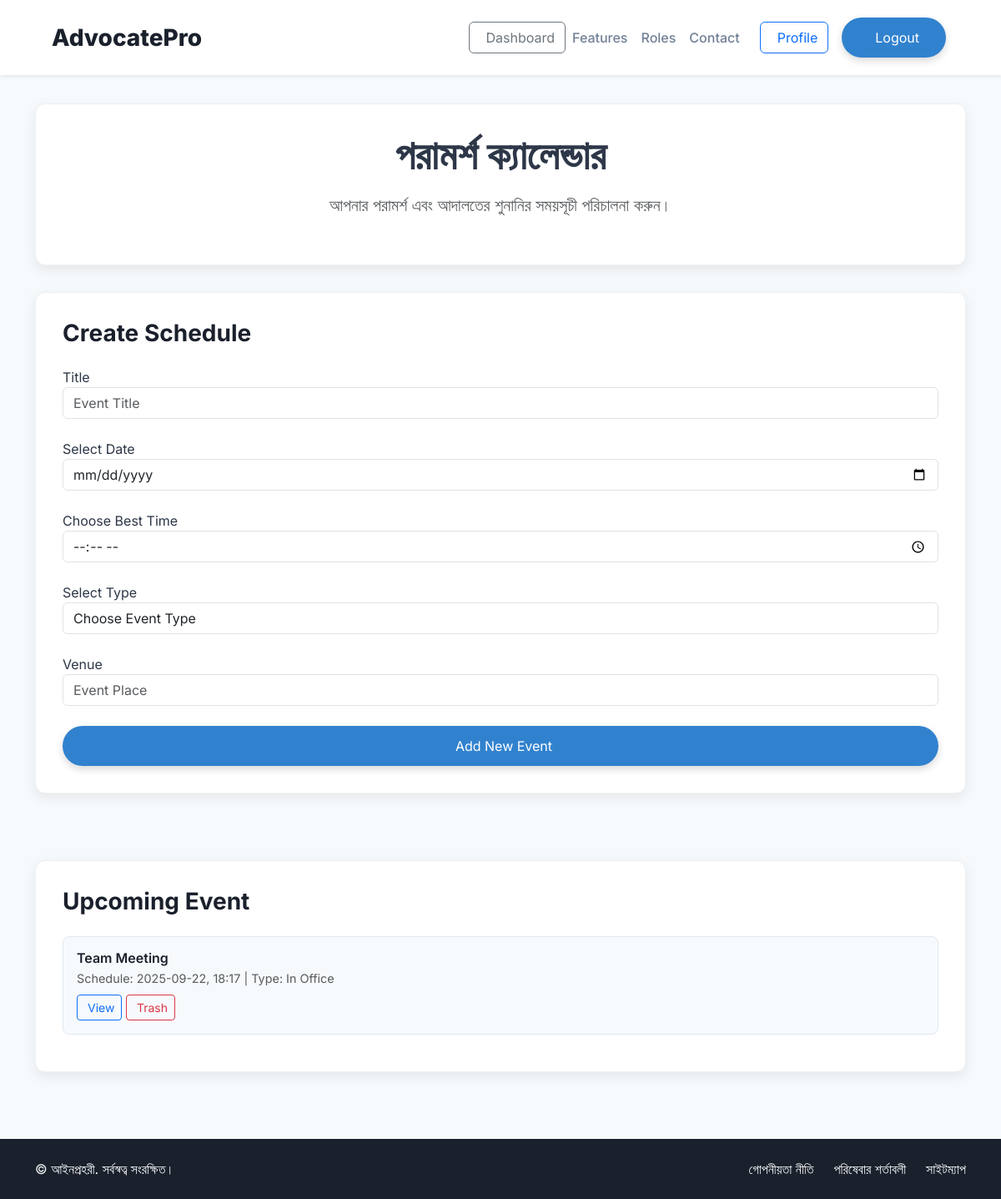
The page /advocate/advocate_consultation-calendar.php (signed in) on the database its author committed.
### tables this page shows
CREATE TABLE `event` (
  `id` int NOT NULL,
  `title` varchar(500) NOT NULL,
  `date` varchar(255) NOT NULL,
  `time` varchar(255) NOT NULL,
  `type` varchar(255) NOT NULL,
  `venue` varchar(255) NOT NULL,
  `user_id` int NOT NULL
);

### advocate/advocate_consultation-calendar.php (the view, shortened to what this page needs)
<!DOCTYPE html>
<html lang="en">
<head>
    <link href="https://cdn.jsdelivr.net/npm/bootstrap@5.3.3/dist/css/bootstrap.min.css" rel="stylesheet" xintegrity="sha384-QWTKZyjpPEjISv5WaRU9OFeRpok6YctnYmDr5pNlyT2bRjXh0JMhjY6hW+ALEwIH">
</head>
<body>
<?php include 'digging/navbar.php'; ?>
    <section class="main-content-container">
        <div class="container">
            <div class="info-card text-center">
                <h1 class="display-5 fw-bold mb-3" id="page-heading">পরামর্শ ক্যালেন্ডার</h1>
                <p class="lead text-muted mb-4" id="page-description">আপনার পরামর্শ এবং আদালতের শুনানির সময়সূচী পরিচালনা করুন।</p>
            </div>
            <div class="row g-4 mb-5">
                <div class="col-lg-12">
                    <form action="<?php $_SERVER['PHP_SELF'] ?>" method="post" autocomplete="off">
                    <div class="info-card">
                        <h3 class="section-header" id="calendar-overview-heading">Create Schedule</h3>
                        <label for="title">Title</label>
                        <input type="text" placeholder="Event Title" class="form-control" id="title" name="title" required>
                        <br>
                        <label for="date">Select Date</label>
                        <input type="date" class="form-control" id="date" name="date">
                        <br>
                        <label for="time">Choose Best Time</label>
                        <input type="time" class="form-control" id="time" name="time">
                        <br>
                        <label for="type">Select Type</label>
                        <select class="form-control" name="type" id="type">
                            <option selected disabled>Choose Event Type</option>
                        </select>
                        <br>
                        <label for="venue">Venue</label>
                        <input type="text" placeholder="Event Place" class="form-control" id="venue" name="venue" required>
                        <br>
                        <div class="d-grid">
                            <button type="submit" class="btn btn-primary-custom" id="add-new-event-button" name="submit"><i data-lucide="plus-circle" class="me-2"></i> Add New Event</button>
                        </div>
                    </form>
                    </div>
                </div>
            </div>
            <div class="row g-4">
                <div class="col-lg-12">
                    <div class="info-card">
                        <h3 class="section-header" id="upcoming-events-heading">Upcoming Event</h3>
                        <div id="event-list">
                            <?php
                            include '../configuration/config.php';
                            $sql = "SELECT * FROM event WHERE user_id={$_SESSION['id']} ORDER BY id DESC";
                            $result = mysqli_query($conn, $sql) or die(mysqli_error($conn));
                            while ($row = mysqli_fetch_assoc($result)) {
                            ?>
                            <div class="event-list-item" id="event-1">
                                <h6><?php echo $row['title'] ?></h6>
                                <p class="text-muted">Schedule: <?php echo $row['date'] ?>, <?php echo $row['time'] ?> | Type: <?php echo $row['type'] ?></p>
                                <button class="btn btn-sm btn-outline-primary mt-2 viewDetailsBtn"
                                        data-id="<?php echo $row['id'] ?>"
                                        data-bs-toggle="modal"
                                        data-bs-target="#detailsModal"
                                        id="manage-event-1"><i data-lucide="edit" class="me-1"></i> View</button>
                                <a href="digging/event-trash.php?id=<?php echo $row['id'] ?>" class="btn btn-sm btn-outline-danger mt-2" id="manage-event-1" role="button"><i data-lucide="trash" class="me-1"></i> Trash</a>
                            </div>
                            <?php } ?>
                        </div>
                    </div>
                </div>
            </div>
    </section>
    <footer class="bg-gray-900-custom text-light py-4">
        <div class="container text-center text-md-start d-md-flex justify-content-between align-items-center">
            <div class="mb-3 mb-md-0">
                <p class="mb-0" id="footer-copyright">&copy; <span id="current-year"></span> আইনপ্রহরী. সর্বস্বত্ব সংরক্ষিত।</p>
            </div>
            <div class="d-flex justify-content-center gap-4">
                <a href="#" class="text-light text-decoration-none hover-white" id="footer-privacy">গোপনীয়তা নীতি</a>
                <a href="#" class="text-light text-decoration-none hover-white" id="footer-terms">পরিষেবার শর্তাবলী</a>
                <a href="#" class="text-light text-decoration-none hover-white" id="footer-sitemap">সাইটম্যাপ</a>
            </div>
        </div>
    </footer>
</body>
</html>

### advocate/advocate_consultation-calendar.php (style rules this page uses)
:root { --primary-blue: #1a202c; --secondary-blue: #2c5282; --accent-blue: #3182ce; --light-blue: #ebf8ff; --lighter-blue: #e0f2fe; --text-dark: #2d3748; --text-medium: #4a5568; --text-light: #718096; --bg-light: #f7fafc; --bg-white: #ffffff; --bg-dark: #1a202c; }
body { font-family: 'Inter', sans-serif; background-color: var(--bg-light); color: var(--text-dark); padding-top: 76px; overflow-x: hidden; }
.btn-primary-custom { background-color: var(--accent-blue); color: white; border: none; padding: 0.75rem 2rem; border-radius: 9999px; box-shadow: 0 4px 10px rgba(0, 0, 0, 0.15); transition: all 0.3s ease; }
.main-content-container { padding: 3rem 0; background-color: var(--bg-blue-50-custom); }
.info-card { background-color: var(--bg-white); padding: 2rem; border-radius: 0.75rem; box-shadow: 0 5px 15px rgba(0, 0, 0, 0.08); border: 1px solid #f0f0f0; margin-bottom: 2rem; }
.section-header { color: var(--primary-blue); font-weight: 700; margin-bottom: 1.5rem; }
.bg-gray-900-custom { background-color: var(--bg-dark); }
footer a { transition: color 0.3s ease; }
.event-list-item { background-color: var(--bg-light); border-radius: 0.5rem; padding: 1rem; margin-bottom: 0.75rem; border: 1px solid #e2e8f0; }
.event-list-item h6 { font-weight: 600; color: var(--primary-blue); margin-bottom: 0.25rem; }
.event-list-item p { font-size: 0.9rem; color: var(--text-medium); margin-bottom: 0; }

### rows shown on the page
event: title "Team Meeting", date "2025-09-22", time "18:17", type "In Office"
